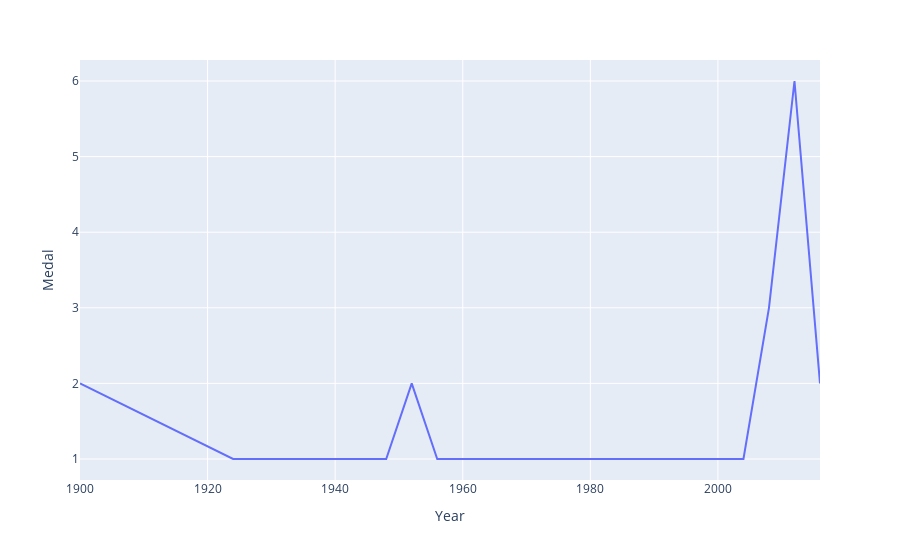

This figure's notebook cell:
### Code cell
import plotly.express as px
fig = px.line(final_df,x ='Year',y='Medal')
fig.show()

### Figure 1 — Plotly figure (JSON) as saved in the notebook; plotly's stock layout.template omitted (floating-point values rounded to 4 significant figures)
{"data": [{"hovertemplate": "Year=%{x}<br>Medal=%{y}<extra></extra>", "legendgroup": "", "line": {"color": "#636efa", "dash": "solid"}, "marker": {"symbol": "circle"}, "mode": "lines", "name": "", "orientation": "v", "showlegend": false, "type": "scatter", "x": [1900, 1924, 1928, 1932, 1936, 1948, 1952, 1956, 1960, 1964, 1968, 1972, 1980, 1996, 2000, 2004, 2008, 2012, 2016], "xaxis": "x", "y": [2, 1, 1, 1, 1, 1, 2, 1, 1, 1, 1, 1, 1, 1, 1, 1, 3, 6, 2], "yaxis": "y"}], "layout": {"legend": {"tracegroupgap": 0}, "margin": {"t": 60}, "xaxis": {"anchor": "y", "domain": [0, 1], "title": {"text": "Year"}}, "yaxis": {"anchor": "x", "domain": [0, 1], "title": {"text": "Medal"}}}}
